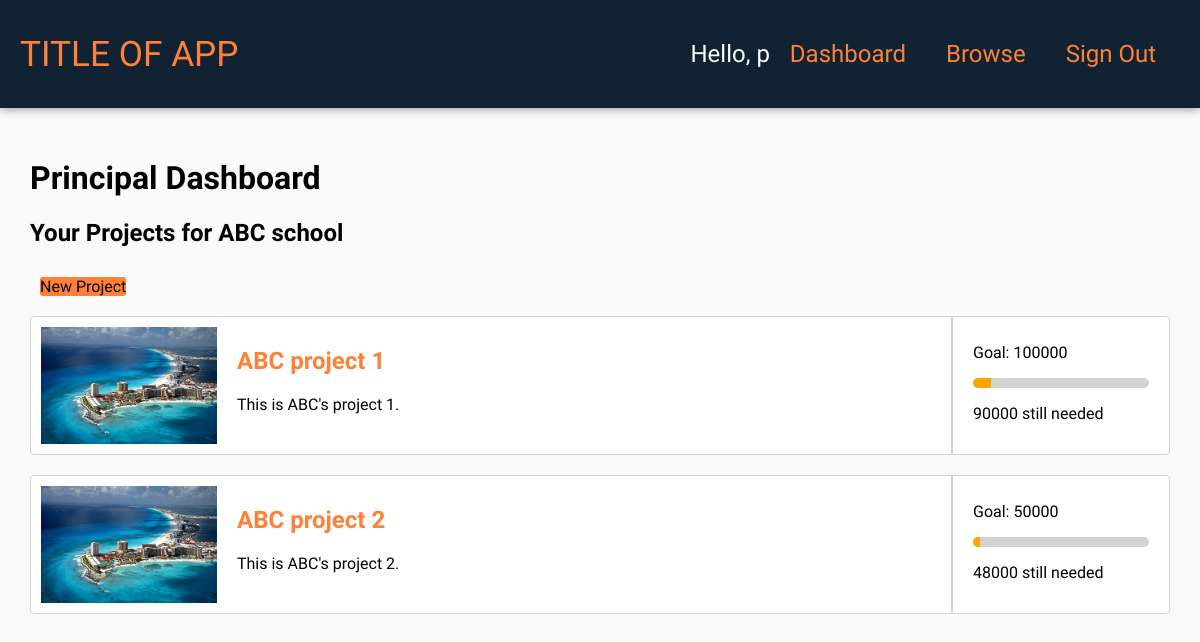
The page /dashboard.php (signed in) on the database its author committed.
### tables this page shows
create table schools (
    id int not null primary key auto_increment,
    name varchar(255),
    location varchar(255),
    principal_id int
);

create table projects (
    id int not null primary key auto_increment,
    name varchar(255),
    school_id int,
    description varchar(255),
    collectedAmount decimal default 0,
    goalAmount decimal,
    foreign key (school_id) references schools(id)
);

### dashboard.php (called while the page is built, shortened)
<?php
include 'header.php';
include 'dashboard_'.$_SESSION['role'].'.php';
?>

### dashboard_principals.php (the view)
<?php
    $principal = mysqli_fetch_assoc(mysqli_query($conn, sprintf("select * from principals where id=%d;", $_SESSION['id'])));
    $projects = mysqli_query($conn, sprintf("select * from projects where school_id=%d;", $principal['school_id']));
    $school = mysqli_fetch_assoc(mysqli_query($conn, sprintf("select * from schools where id=%d;", $principal['school_id'])));
?>
<h1>Principal Dashboard</h1>
<?php
if($school)
{
    ?>
    <h2>Your Projects for <?php echo $school["name"] ?></h2>
    <a href="<?php echo "newproject.php?school=".$school['id'] ?>"><div id="submit_button" style="margin-top:10px; margin-left:10px; display: inline-block">New Project</div></a>
    <?php
    if($projects)
    {
        while($project = mysqli_fetch_assoc($projects))
        {
            ?>
            <div class="result">
                <div class="result-img">
                    <img src="pic.jpg"/>
                </div>
                <div class="result-text">
                    <div class="title">
                        <h2><a href="./projectview.php?id=<?php echo $project['id'] ?>"><?php echo $project["name"] ?></a></h2>
                    </div>
                    <div class="description">
                        <p><?php echo $project["description"] ?></p>
                    </div>
                </div>
                <div class="donation-stats">
                    <p>Goal: <?php echo $project['goalAmount'] ?></p>
                    <?php if($project['collectedAmount'] == $project['goalAmount']) { ?>
                        <p>Accomplished</p>
                    <?php } else { ?>
                        <?php $percentage = (($project['collectedAmount'] * 1.0) / $project['goalAmount']) * 100;
                        $percentage = round($percentage, 2)?>
                        <div class="progress-bar"><div class="progress-bar-fill" style="width:<?php echo $percentage . '%';?>"></div></div>
                        <p><?php echo $project['goalAmount'] - $project['collectedAmount'] ?> still needed</p>
                    <?php } ?>
                </div>
            </div>
            <?php
        }
    }
}
else
{
    ?>
    <h2>You don't have a school registered yet. <a href="<?php echo "newschool.php?principal=".$_SESSION['id'] ?>">Register yours now</a></h2>
    <?php
}
?>

### style.css (style rules this page uses)
html { font-family: 'Oswald', sans-serif; }
body { background-color: #fafafa; margin: 0px; display: flex; flex-direction: column; min-height: 100vh; }
a { text-decoration: none; color: #ff8138; -webkit-transition: color 500ms ease-out 0s; -moz-transition: color 500ms ease-out 0s; -o-trasition: color 500ms ease-out 0s; transition: color 500ms ease-out 0s; }
.result { display: flex; background-color: #FFFFFF; border: 1px solid lightgray; border-radius: 4px; margin: 20px 0px; }
.result-img { flex: 1; margin: 10px; overflow: hidden; display: flex; flex-direction: column; justify-content: center; }
.result-img img { width: 100%; height: auto; }
.result-text { flex: 4; padding: 10px; }
.donation-stats { flex: 1; padding: 10px 20px; border-left: 2px solid lightgray; }
.progress-bar { background-color: lightgray; border-radius: 10px; height: 10px; width: 100%; margin: 10px 0; overflow: hidden; }
.progress-bar-fill { background-color: orange; height: 10px; }
#submit_button { background-color: #ff8138; margin-top: 40px; text-align: center; width: auto; border-radius: 3px; color: #000000; -webkit-transition: background-color 500ms ease-out 0s; -moz-transition: background-color 500ms ease-out 0s; -o-trasition: background-color 500ms ease-out 0s; transition: background-color 500ms ease-out 0s; }

### rows shown on the page
schools: name "ABC school"
projects: name "ABC project 1", description "This is ABC's project 1.", goalAmount "100000", $project['goalAmount'] - $project['collectedAmount'] "90000"
projects: name "ABC project 2", description "This is ABC's project 2.", goalAmount "50000", $project['goalAmount'] - $project['collectedAmount'] "48000"

### other values the page prints
$_SESSION['username'] "p"
